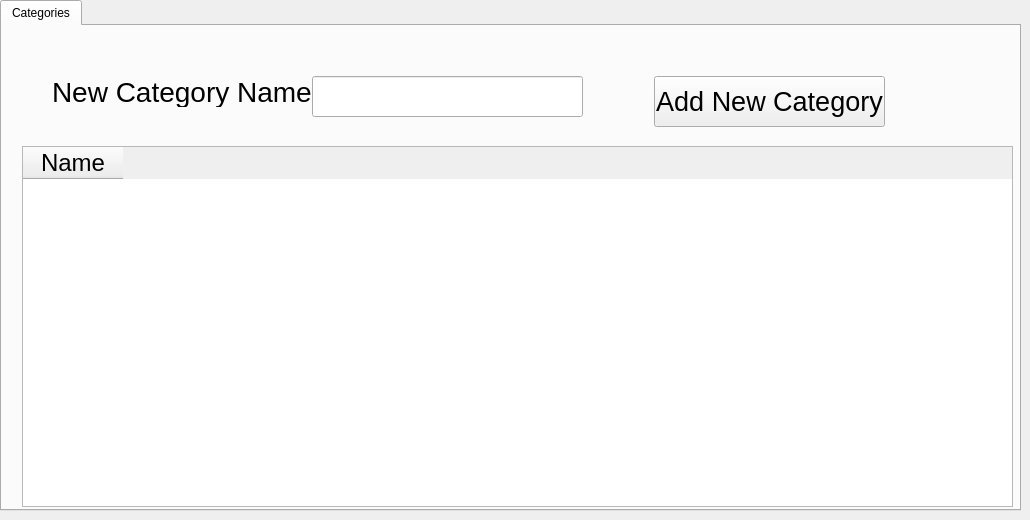
    <widget class="QWidget" name="tab_4">
     <attribute name="title">
      <string>Page</string>
     </attribute>
     <widget class="QTabWidget" name="tabWidget_3">
      <property name="geometry">
       <rect>
        <x>0</x>
        <y>0</y>
        <width>1021</width>
        <height>511</height>
       </rect>
      </property>
      <property name="currentIndex">
       <number>0</number>
      </property>
      <widget class="QWidget" name="tab_7">
       <attribute name="title">
        <string>Categories</string>
       </attribute>
       <widget class="QTableWidget" name="tableWidget_2">
        <property name="geometry">
         <rect>
          <x>20</x>
          <y>120</y>
          <width>991</width>
          <height>361</height>
         </rect>
        </property>
        <property name="font">
         <font>
          <family>Segoe UI</family>
          <pointsize>18</pointsize>
         </font>
        </property>
        <column>
         <property name="text">
          <string>Name</string>
         </property>
        </column>
       </widget>
       <widget class="QPushButton" name="pushButton_14">
        <property name="geometry">
         <rect>
          <x>652</x>
          <y>50</y>
          <width>231</width>
          <height>51</height>
         </rect>
        </property>
        <property name="font">
         <font>
          <family>Segoe UI</family>
          <pointsize>20</pointsize>
         </font>
        </property>
        <property name="text">
         <string>Add New Category</string>
        </property>
       </widget>
       <widget class="QLineEdit" name="lineEdit_19">
        <property name="geometry">
         <rect>
          <x>310</x>
          <y>50</y>
          <width>271</width>
          <height>41</height>
         </rect>
        </property>
       </widget>
       <widget class="QLabel" name="label_26">
        <property name="geometry">
         <rect>
          <x>50</x>
          <y>50</y>
          <width>261</width>
          <height>31</height>
         </rect>
        </property>
        <property name="font">
         <font>
          <family>Segoe UI</family>
          <pointsize>21</pointsize>
         </font>
        </property>
        <property name="text">
         <string>New Category Name</string>
        </property>
       </widget>
      </widget>
     </widget>
    </widget>
